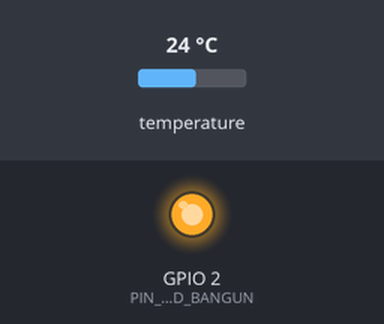
Bench run of a sketch on a simulated ESP32. On the bench: output pins drawn as LEDs (lit = HIGH). The inputs (shaded band) are chosen by the test bench; at power-on: temperature 24 °C. What the sketch prints to the serial monitor is not drawn. At 0.8 s the program puts the board to deep sleep or switches it off; the recording ends there.

Above: at 0.1 s.
Timing chart, 0 to 0.8 s (numbered marks = the images above):
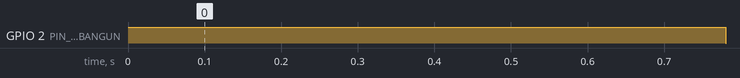

Measured:
- by itself, GPIO 2 (PIN_LED_BANGUN): LOW → HIGH at 0.00 s, → LOW 0.78 s later

The sketch:

node-2-kebun.ino
```cpp
// Node 2 "Kebun" - Rumah Pintar Mini - firmware v0.1.0: kerangka hemat daya (Modul 9)
// Papan ESP32 KEDUA, dari baterai 18650 -> TP4056 -> MT3608 (5,0 V) -> VIN. Pin menurut PETA-PIN.md bagian Node 2:
//   DS18B20 + modul adaptornya: VCC ke 3V3, GND ke GND, DAT ke D27. Diberi 3,3 V, BUKAN 5 V.
//   LED biru bawaan papan (GPIO 2) menyala selama papan bangun.
// Library: OneWire 2.3.8 dan DallasTemperature 4.0.6 (sudah terpasang sejak Modul 7).

#include <OneWire.h>
#include <DallasTemperature.h>

const int PIN_LED_BANGUN = 2;              // LED biru bawaan: tanda "sedang bangun"
const int PIN_SATU_KABEL = 27;             // bus 1-Wire Node 2: DS18B20
const unsigned long LAMA_TIDUR_DETIK = 30;

RTC_DATA_ATTR int jumlahBangun = 0;        // memori RTC: bertahan selama deep sleep
RTC_DATA_ATTR float suhuSebelumnya = NAN;  // bacaan dari bangun sebelumnya (NAN = belum ada)

OneWire satuKabel(PIN_SATU_KABEL);
DallasTemperature sensorSuhu(&satuKabel);

void setup() {
  pinMode(PIN_LED_BANGUN, OUTPUT);
  digitalWrite(PIN_LED_BANGUN, HIGH);
  Serial.begin(115200);
  jumlahBangun++;

  sensorSuhu.begin();
  sensorSuhu.requestTemperatures();             // ukur sekarang: sampai 750 ms
  float suhu = sensorSuhu.getTempCByIndex(0);   // -127 kalau sensor tidak menjawab

  Serial.print("Bangun ke-");
  Serial.print(jumlahBangun);
  if (esp_sleep_get_wakeup_cause() == ESP_SLEEP_WAKEUP_TIMER) {
    Serial.print(" (timer). ");
  } else {
    Serial.print(" (baru dinyalakan). ");
  }
  if (suhu == DEVICE_DISCONNECTED_C) {
    Serial.println("DS18B20 tidak terbaca: periksa kabel DAT ke D27, VCC ke 3V3, dan GND.");
  } else {
    Serial.printf("Suhu %.1f C", suhu);
    if (!isnan(suhuSebelumnya)) {
      Serial.printf(" (bangun sebelumnya %.1f C)", suhuSebelumnya);
    }
    Serial.println(".");
    suhuSebelumnya = suhu;
  }

  Serial.printf("Bangun selama %lu ms. Tidur %lu detik.\n", millis(), LAMA_TIDUR_DETIK);
  Serial.flush();
  digitalWrite(PIN_LED_BANGUN, LOW);
  esp_sleep_enable_timer_wakeup(LAMA_TIDUR_DETIK * 1000000ULL);
  esp_deep_sleep_start();
}

void loop() {
  // Tidak pernah dijalankan: Node 2 selalu mulai dari setup() setiap kali bangun.
}
```
